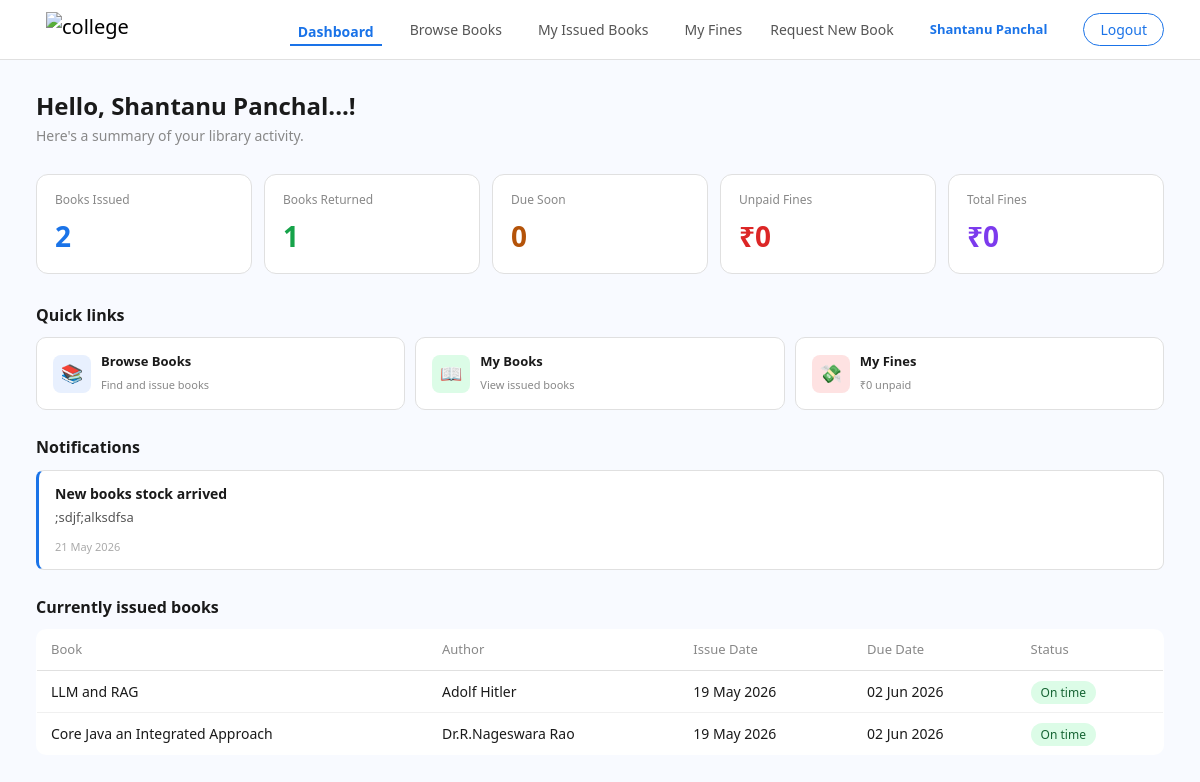
Screenshot of /student/dashboard (signed in) with the database file from the repository.
### models.py (models this page shows)
class Notification(db.Model):
    __tablename__ = 'Notifications'
    id = db.Column(db.Integer, primary_key=True)
    title = db.Column(db.String(100), nullable=False)
    message = db.Column(db.Text, nullable=False)
    created_at = db.Column(db.DateTime, default=datetime.now(timezone.utc))

class Issued_books(db.Model):
    __tablename__ = 'Issued_Books'
    id = db.Column(db.Integer, primary_key=True)
    user_id = db.Column(db.Integer, db.ForeignKey('Students.id'), nullable=False)
    book_id = db.Column(db.Integer, db.ForeignKey('Books.id'), nullable=False)
    issue_date  = db.Column(db.DateTime, default=datetime.now(timezone.utc))
    due_date = db.Column(db.DateTime, nullable=True)   # set manually in route
    return_date = db.Column(db.DateTime, nullable=True)   # empty until returned
    status = db.Column(db.Enum(StatusType), nullable=False, default=StatusType.ACTIVE)
    book = db.relationship('Books', backref='issued_records', lazy=True)

class Books(db.Model):
    __tablename__ = 'Books'
    id = db.Column(db.Integer, primary_key=True)
    title = db.Column(db.String(500), nullable=False)
    author = db.Column(db.String(500), nullable=False)
    isbn = db.Column(db.String(140), nullable=False)
    category_id = db.Column(db.Integer, nullable=False)
    total_copies = db.Column(db.Integer, nullable=False)
    available_copies = db.Column(db.Integer, nullable=False)
    cover_image = db.Column(db.String(200))

### app.py (the view)
@app.route('/student/dashboard')
def student_dashboard():
    if session.get('role') != 'student':
        return redirect(url_for('student_login'))
    student_id = session.get('student_id')
    today = datetime.now()
    active_books = Issued_books.query.filter_by(
        user_id=student_id,
        status=StatusType.ACTIVE
    ).all()
    returned_count = Issued_books.query.filter_by(
        user_id=student_id,
        status=StatusType.INACTIVE
    ).count()
    due_soon = [
        b for b in active_books
        if b.due_date and (b.due_date - today).days <= 3
    ]
    all_fines = Fines.query.filter_by(user_id=student_id).all()
    total_fine = sum(f.amount for f in all_fines)
    unpaid_fine = sum(f.amount for f in all_fines if not f.paid)
    notifications = Notification.query.order_by(
        Notification.created_at.desc()
    ).limit(5).all()
    return render_template('student/dashboard.html',
        active_books = active_books,
        returned_count = returned_count,
        due_soon_count = len(due_soon),
        total_fine = total_fine,
        unpaid_fine = unpaid_fine,
        student_name = session.get('student_name'),
        notifications = notifications,
        now = datetime.now()
    )

### templates/student/dashboard.html (shortened to what this page needs)
{% extends 'base_student.html' %}
{% block content %}
<div class="db-wrapper">
  <div class="db-greeting">
    <h2>Hello, {{ student_name }}...!</h2>
    <p>Here's a summary of your library activity.</p>
  </div>
  <div class="db-stats">
    <div class="stat-card">
      <p class="stat-label">Books Issued</p>
      <p class="stat-value stat-blue">{{ active_books | length }}</p>
    </div>
    <div class="stat-card">
      <p class="stat-label">Books Returned</p>
      <p class="stat-value stat-green">{{ returned_count }}</p>
    </div>
    <div class="stat-card">
      <p class="stat-label">Due Soon</p>
      <p class="stat-value stat-amber">{{ due_soon_count }}</p>
    </div>
    <div class="stat-card">
      <p class="stat-label">Unpaid Fines</p>
      <p class="stat-value stat-red">₹{{ unpaid_fine }}</p>
    </div>
    <div class="stat-card">
      <p class="stat-label">Total Fines</p>
      <p class="stat-value stat-purple">₹{{ total_fine }}</p>
    </div>
  </div>
  <div class="db-section">
    <h3>Quick links</h3>
    <div class="quick-links">
      <a href="/student/browse_books" class="ql-card">
        <div class="ql-icon ql-blue">📚</div>
        <div class="ql-text">
          <p>Browse Books</p>
          <span>Find and issue books</span>
        </div>
      </a>
      <a href="/student/my_issued_books" class="ql-card">
        <div class="ql-icon ql-green">📖</div>
        <div class="ql-text">
          <p>My Books</p>
          <span>View issued books</span>
        </div>
      </a>
      <a href="/student/my_fines" class="ql-card">
        <div class="ql-icon ql-red">💸</div>
        <div class="ql-text">
          <p>My Fines</p>
          <span>₹{{ unpaid_fine }} unpaid</span>
        </div>
      </a>
    </div>
  </div>
  <div class="db-section">
    <h3>Notifications</h3>
    {% if notifications %}
      {% for notif in notifications | reverse %}
      <div class="notif-card">
        <p class="notif-title">{{ notif.title }}</p>
        <p class="notif-msg">{{ notif.message }}</p>
        <span class="notif-date">
          {{ notif.created_at.strftime('%d %b %Y') }}
        </span>
      </div>
      {% endfor %}
    {% else %}
      <p class="text-muted">No notifications yet.</p>
    {% endif %}
  </div>
  <div class="db-section">
    <h3>Currently issued books</h3>
    {% if active_books %}
    <div class="table-responsive">
      <table class="db-table">
        <thead>
          <tr>
            <th>Book</th>
            <th>Author</th>
            <th>Issue Date</th>
            <th>Due Date</th>
            <th>Status</th>
          </tr>
        </thead>
        <tbody>
          {% for record in active_books %}
          {% set today = now %}
          <tr>
            <td>{{ record.book.title }}</td>
            <td>{{ record.book.author }}</td>
            <td>{{ record.issue_date.strftime('%d %b %Y') }}</td>
            <td>{{ record.due_date.strftime('%d %b %Y') }}</td>
            <td>
              {% if (record.due_date - today).days <= 3 %} <span class="badge-warn">Due soon</span>
                {% else %}
                <span class="badge-ok">On time</span>
                {% endif %}
            </td>
          </tr>
          {% endfor %}
        </tbody>
      </table>
    </div>
    {% else %}
    <p class="text-muted">You have no books currently issued.</p>
    {% endif %}
  </div>
</div>
{% endblock %}

### static/css/style.css (style rules this page uses)
* { margin: 0; padding: 0; box-sizing: border-box; }
body { font-family: 'Segoe UI', sans-serif; min-height: 100vh; display: flex; flex-direction: column; }
a { text-decoration: none; color: inherit; }
.student-body { background: #f8faff; }
.db-wrapper { padding: 32px 36px; background: #f8faff; min-height: 100vh; }
.db-greeting { margin-bottom: 28px; }
.db-greeting h2 { font-size: 24px; font-weight: 600; color: #1a1a1a; margin: 0 0 4px; }
.db-greeting p { font-size: 14px; color: #888; margin: 0; }
.db-stats { display: grid; grid-template-columns: repeat(auto-fit, minmax(140px, 1fr)); gap: 12px; margin-bottom: 32px; }
.stat-card { background: #fff; border: 0.5px solid #e0e0e0; border-radius: 12px; padding: 16px 18px; }
.stat-label { font-size: 12px; color: #888; margin: 0 0 6px; }
.stat-value { font-size: 28px; font-weight: 600; margin: 0; }
.stat-blue { color: #1a73e8; }
.stat-green { color: #16a34a; }
.stat-amber { color: #b45309; }
.stat-red { color: #dc2626; }
.stat-purple { color: #7c3aed; }
.db-section { margin-bottom: 28px; }
.db-section h3 { font-size: 16px; font-weight: 600; color: #1a1a1a; margin: 0 0 12px; }
.quick-links { display: grid; grid-template-columns: repeat(auto-fit, minmax(160px, 1fr)); gap: 10px; }
.ql-card { background: #fff; border: 0.5px solid #e0e0e0; border-radius: 10px; padding: 14px 16px; display: flex; align-items: center; gap: 10px; text-decoration: none; transition: border-color 0.2s; }
.ql-icon { width: 38px; height: 38px; border-radius: 8px; display: flex; align-items: center; justify-content: center; font-size: 18px; }
.ql-blue { background: #e8f0fe; }
.ql-green { background: #dcfce7; }
.ql-red { background: #fee2e2; }
.ql-text p { margin: 0; font-size: 13px; font-weight: 600; color: #1a1a1a; }
.ql-text span { font-size: 11px; color: #888; }
.db-table { width: 100%; border-collapse: collapse; font-size: 14px; background: #fff; border-radius: 10px; overflow: hidden; border: 0.5px solid #e0e0e0; }
.db-table th { text-align: left; padding: 10px 14px; color: #888; font-weight: 500; border-bottom: 1px solid #e0e0e0; font-size: 13px; }
.db-table td { padding: 10px 14px; border-bottom: 0.5px solid #f0f0f0; color: #1a1a1a; }
.badge-ok { background: #dcfce7; color: #166534; padding: 3px 10px; border-radius: 20px; font-size: 12px; }
.notif-card { background: #fff; border: 0.5px solid #e0e0e0; border-left: 3px solid #1a73e8; border-radius: 8px; padding: 12px 16px; margin-bottom: 10px; }
.notif-title { font-size: 14px; font-weight: 600; color: #1a1a1a; margin: 0 0 4px; }
.notif-msg { font-size: 13px; color: #555; margin: 0 0 6px; }
.notif-date { font-size: 11px; color: #aaa; }

### rows the page displays
Notification: title "New books stock arrived", message ";sdjf;alksdfsa", created_at "21 May 2026"
Issued_books: book "LLM and RAG", book.author "Adolf Hitler", issue_date "19 May 2026", due_date "02 Jun 2026", shows "On time"
Issued_books: book "Core Java an Integrated Approach", book.author "Dr.R.Nageswara Rao", issue_date "19 May 2026", due_date "02 Jun 2026", shows "On time"

### other values shown
{{ session.get('student_name') }} "Shantanu Panchal"
{{ student_name }} "Shantanu Panchal"
{{ active_books | length }} "2"
{{ returned_count }} "1"
{{ due_soon_count }} "0"
{{ unpaid_fine }} "0"
{{ total_fine }} "0"
